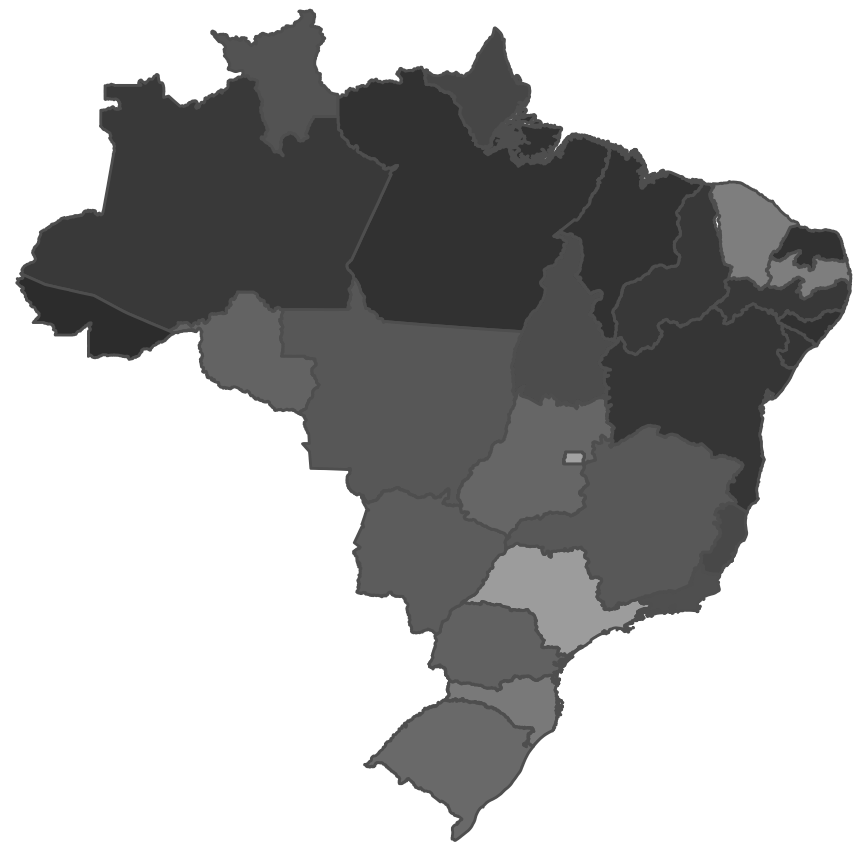
#> input picture exercicios/images/taxaPerCapitaRouboCarros.png, 864 x 848 px
$ jupyter execute --allow-errors pseudocor.ipynb
#> lines starting #> are read from the running program, lines starting #| are printed output that depends on the picture; after the words box and inside, x2 and y2 are one past the last pixel; in counts of white or black regions, pixels touching at a corner belong together
# Pseudocor

Pseudocor é uma técnica para adicionar cor em uma imagem cinzenta. As cores são selecionadas em um mapa de cor pré determinado. Todos os pixels que tiverem um valor específico terão uma cor correspondente. Aplicar cores em uma imagem cinzenta ajuda a destacar algumas áreas de interesse, e facilita a visualização das mesmas. Vamos começar importando o que será usado.

[cell 1]
import cv2 as cv
import numpy as np
#> (the rest of this cell did not finish here and is left out)

## Demonstração

Aqui temos um exemplo de aplicação de mapa de cor em uma imagem cinzenta. Abrimos a imagem cinzenta e aplicamos o mapa em cima dele.

[cell 2]
imgCinza = cv.imread('images/lenaShort.jpg', cv.IMREAD_GRAYSCALE)
#> (the rest of this cell did not finish here and is left out)

## Exercício

Vamos supor um mapa do Brasil em que cada estado tenha um tom de cinza correspondente a sua taxa de roubos de carro. Queremos aplicar uma cor para um estado específico. Vamos usar o estado de Santa Catarina como estado destaque.

[cell 3]
imgOriginal = cv.imread('images/taxaPerCapitaRouboCarros.png', cv.IMREAD_GRAYSCALE)
#> imgOriginal is the input picture: shape (848, 864); min 44, max 255, mean 174.5
assert imgOriginal is not None, 'Não foi possível carregar a imagem'
valor = 120 # Valor de cinza de Santa Catarina

img = np.stack((imgOriginal, imgOriginal, imgOriginal), axis=-1)
mask = ((imgOriginal > valor - 5) & (imgOriginal < valor + 5)) # Remover ruído
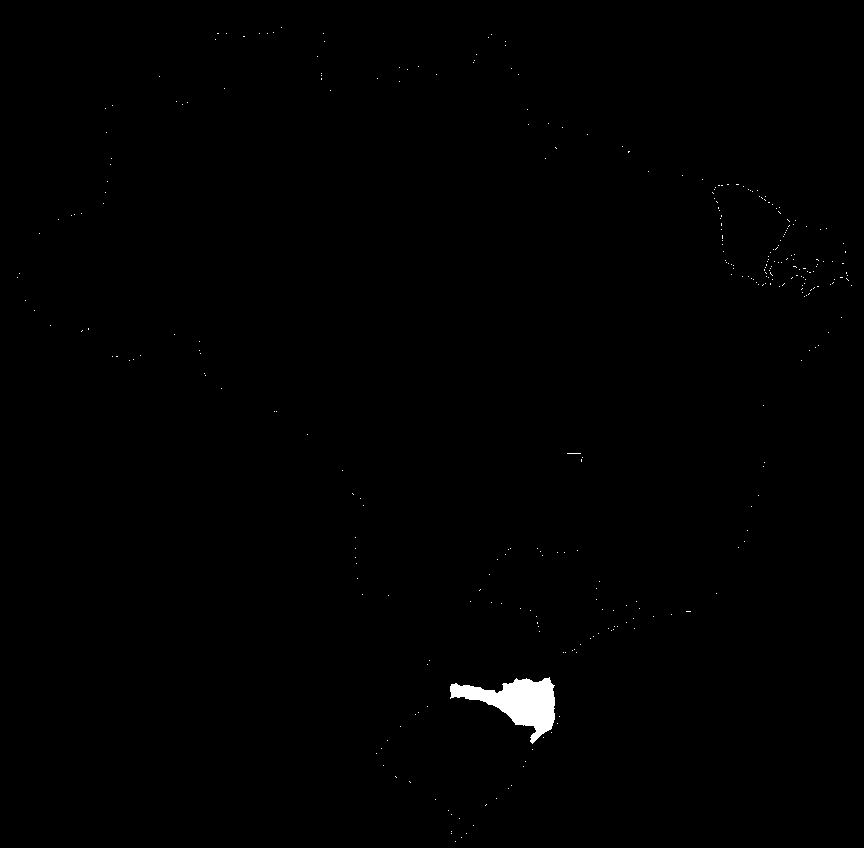
#> mask: shape (848, 864) bool; 0.48% white; 320 white regions (319 under 20 px), largest, box (x1, y1, x2, y2) and area: (450, 677, 555, 744) 3128
img[mask] = (255,0,0)
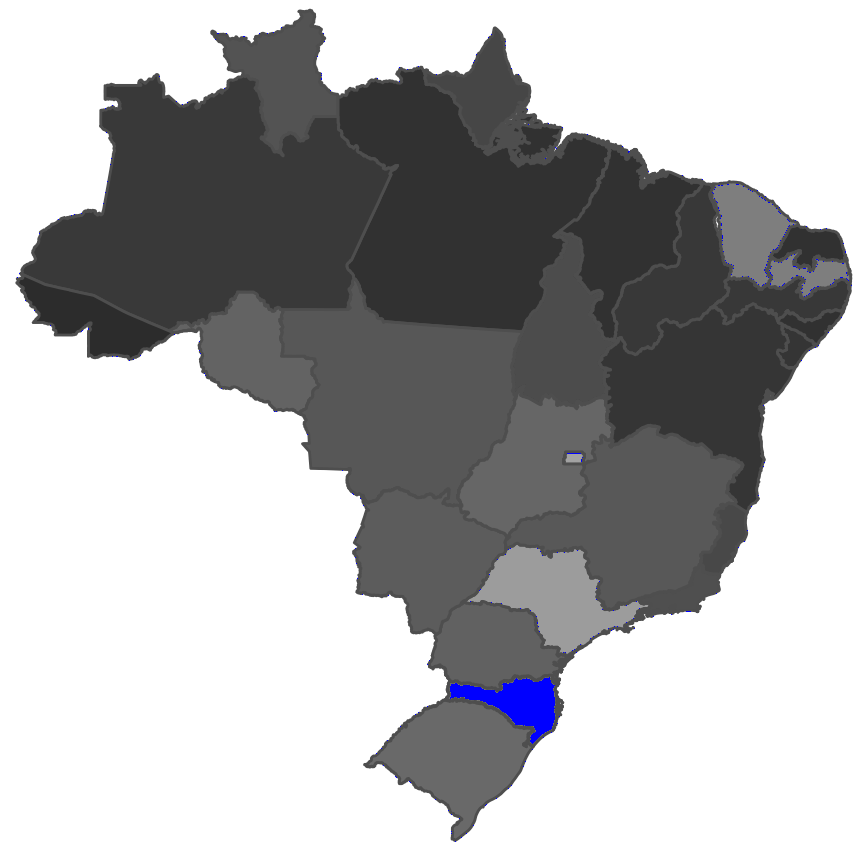
#> img: shape (848, 864, 3); 0.48% of pixels changed, all inside (x1, y1, x2, y2) = (17, 27, 852, 842); drawn as B, G, R
#> (the rest of this cell did not finish here and is left out)
